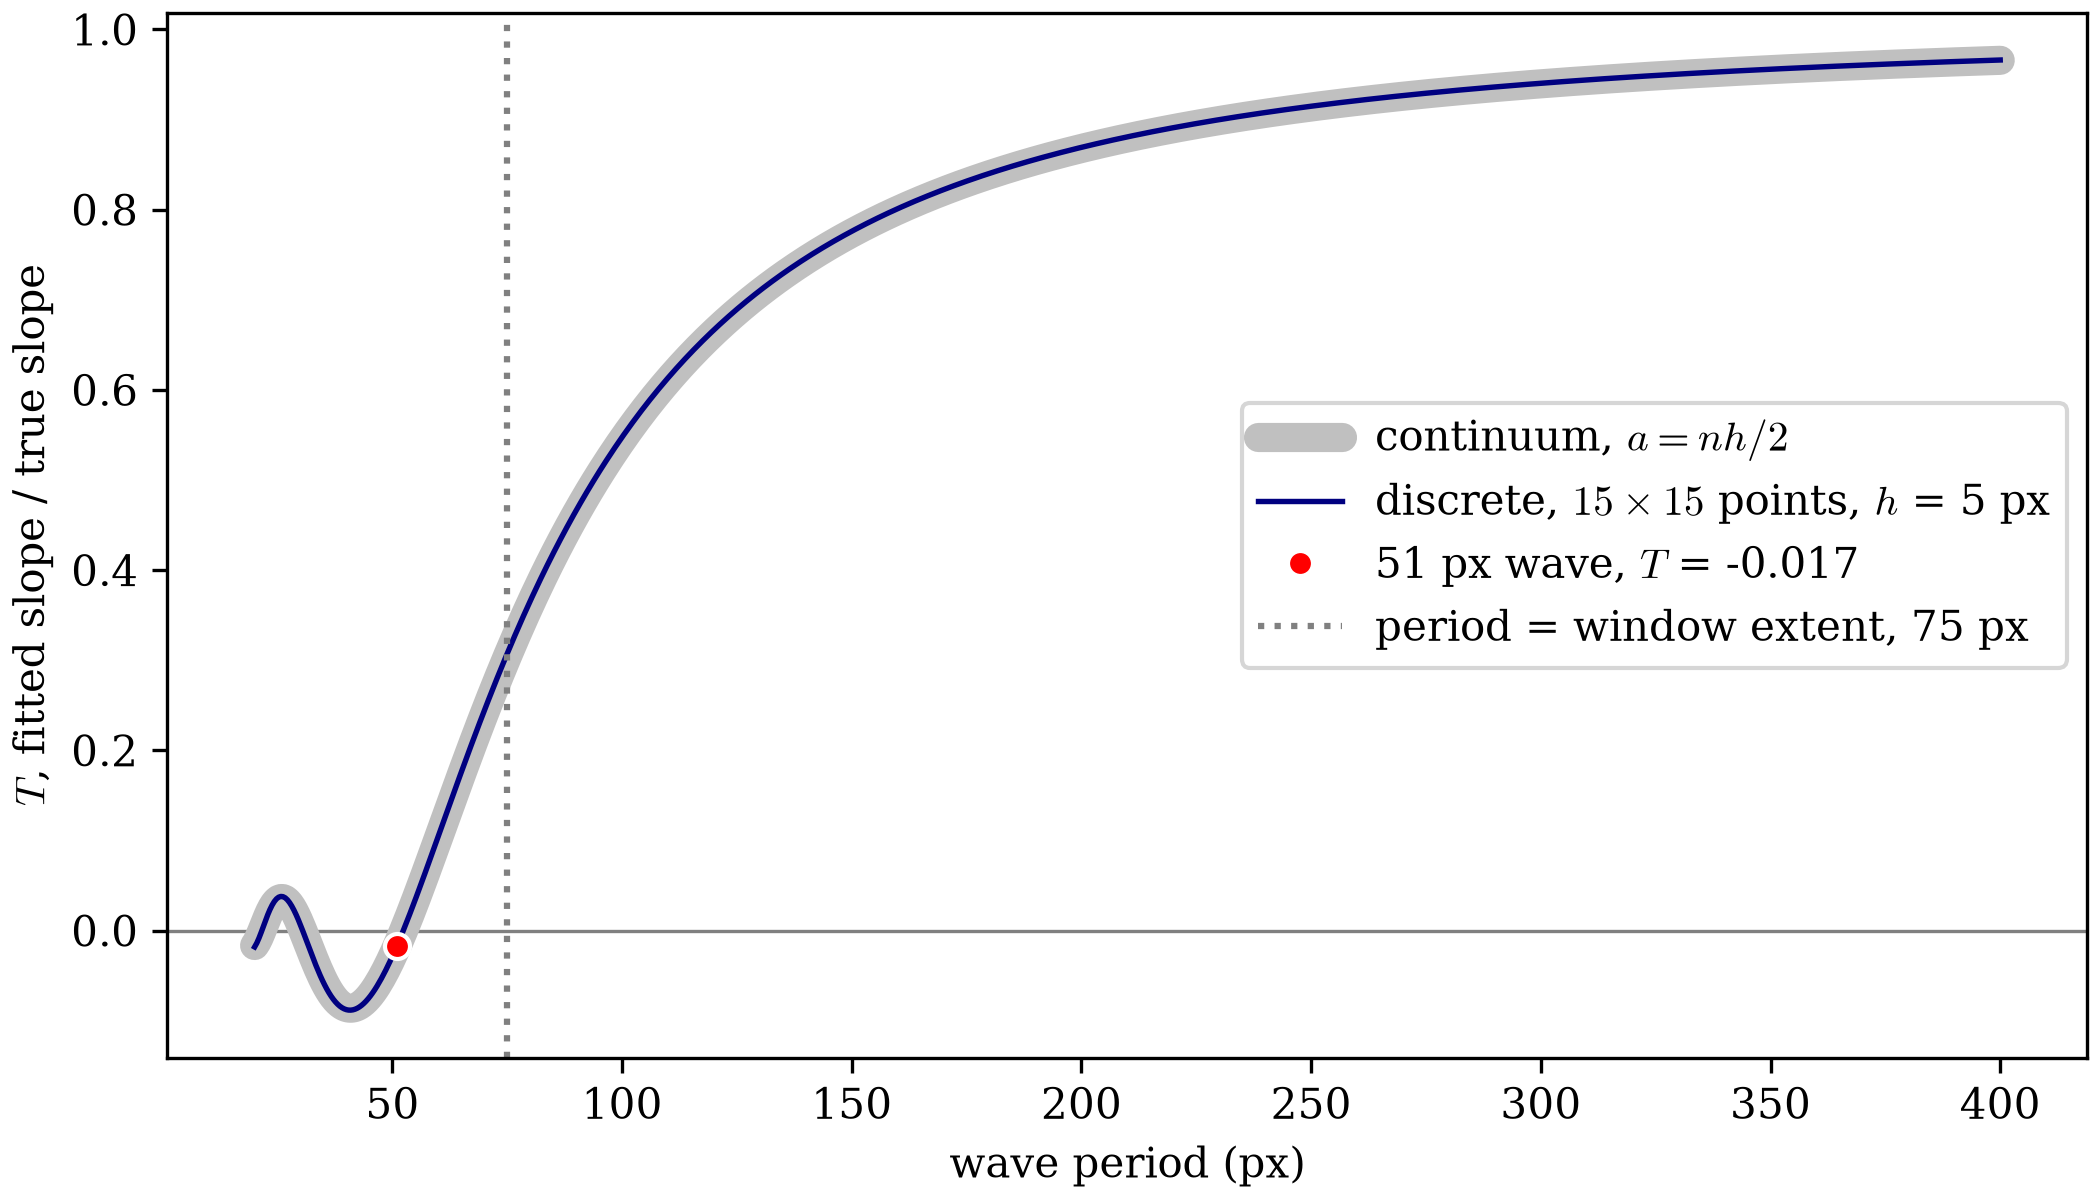

The script that saved this image:
"""Frequency response of a 15x15 window at 5 px spacing: the fitted slope
of u = sin(kX) over the true slope at the window center, from the discrete
least-squares fit and from the continuum formula with half-width nh/2.
"""

import matplotlib.pyplot as plt
import numpy as np

H = 5.0
M = 7
N = 2 * M + 1
BIAS_PERIOD = 51.0

q = np.arange(-M, M + 1)


def discrete(*, period: float) -> float:
    k = 2 * np.pi / period
    return (q * np.sin(k * H * q)).sum() / ((q * q).sum() * H * k)


def continuum(*, period: float) -> float:
    z = (2 * np.pi / period) * N * H / 2
    return 3 * (np.sin(z) - z * np.cos(z)) / z**3


def period_where(*, target: float, low: float, high: float) -> float:
    for _ in range(60):
        mid = 0.5 * (low + high)
        if (discrete(period=low) - target) * (discrete(period=mid) - target) <= 0:
            high = mid
        else:
            low = mid
    return 0.5 * (low + high)


print(
    f"At a {BIAS_PERIOD:.0f} px period, the discrete fit gives "
    f"$T$ = {discrete(period=BIAS_PERIOD):+.4f}. The continuum formula with "
    f"$a = nh/2$ gives {continuum(period=BIAS_PERIOD):+.4f}. "
    f"The discrete $T$ crosses zero at a "
    f"{period_where(target=0.0, low=45, high=70):.1f} px period. "
    f"It reaches 0.5 at {period_where(target=0.5, low=60, high=300):.0f} px "
    f"and 0.9 at {period_where(target=0.9, low=100, high=600):.0f} px."
)

periods = np.linspace(20, 400, 800)
plt.rcParams.update({"font.family": "serif", "mathtext.fontset": "cm"})
fig, ax = plt.subplots(figsize=(7, 4), constrained_layout=True)
ax.axhline(0, color="gray", linewidth=0.8)
ax.plot(
    periods,
    [continuum(period=x) for x in periods],
    "-",
    color="silver",
    linewidth=7,
    solid_capstyle="round",
    label="continuum, $a = nh/2$",
)
ax.plot(
    periods,
    [discrete(period=x) for x in periods],
    "-",
    color="navy",
    linewidth=1.3,
    label=f"discrete, ${N}\\times{N}$ points, $h$ = {H:.0f} px",
)
ax.plot(
    BIAS_PERIOD,
    discrete(period=BIAS_PERIOD),
    "o",
    color="red",
    markeredgecolor="white",
    zorder=3,
    label=f"{BIAS_PERIOD:.0f} px wave, $T$ = {discrete(period=BIAS_PERIOD):+.3f}",
)
ax.axvline(
    N * H, color="gray", linestyle=":", label=f"period = window extent, {N * H:.0f} px"
)
ax.set_xlabel("wave period (px)")
ax.set_ylabel("$T$, fitted slope / true slope")
ax.legend(loc="center right")
fig.savefig("strain_window_frequency.png", dpi=300)
